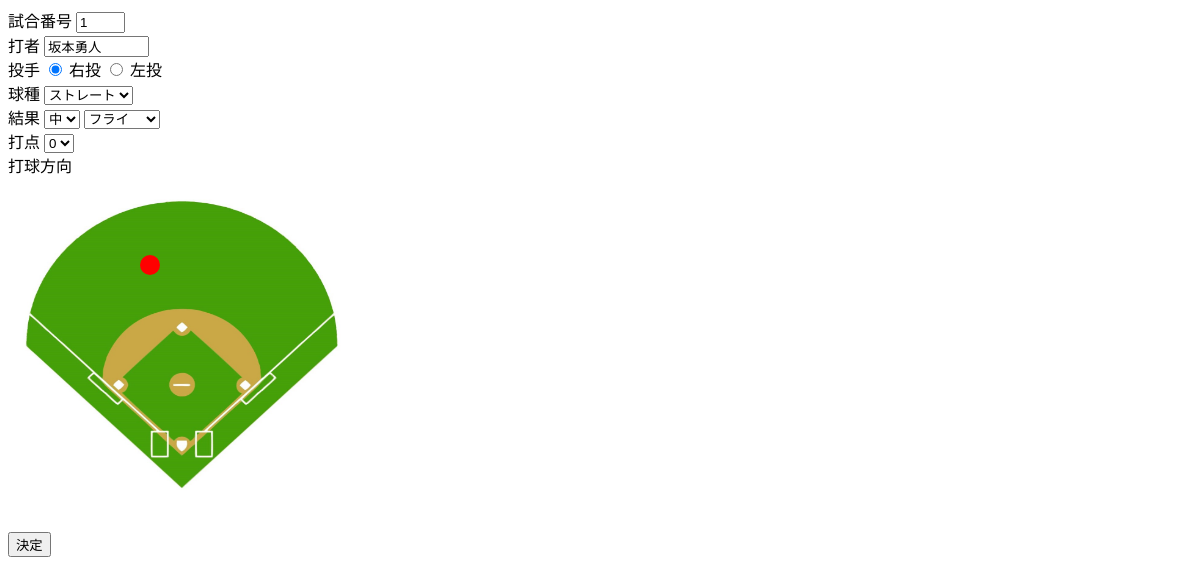
The app's page /3/update (signed in) with its own data.
### app.py (models this page shows)
class Bat(db.Model):
    __tablename__ = 'bat'
    id = db.Column(db.Integer, primary_key=True)
    user_id = db.Column(db.Integer, db.ForeignKey('user.id'), nullable=False)
    matchnumber=db.Column(db.String(10))
    BatterName = db.Column(db.String(10))
    hand = db.Column(db.String(3))
    PitchType = db.Column(db.String(10))
    place = db.Column(db.String(10))
    Result = db.Column(db.String(10))
    course = db.Column(db.String(1))
    x = db.Column(db.String(10))
    y = db.Column(db.String(10))
    RBI = db.Column(db.String(1))

### app.py (the view, shortened to what this page needs)
@app.route('/<int:id>/update', methods=['GET', 'POST'])
@login_required
def update(id):
    bat = Bat.query.get(id)
    if request.method == "GET":
        return render_template("update.html", bat=bat)

### app.py (called while the page is built)
@login_manager.user_loader
def load_user(user_id):
    return User.query.get(int(user_id))

### templates/update.html (shortened to what this page needs)
<!DOCTYPE html>
<html lang="ja">
<head>
    <link rel="stylesheet" href="{{url_for('static', filename='css/style.css')}}">
</head>
<body>
<form method="POST">
    <label for="matchnumber">試合番号</label>
    <input type="text" name="matchnumber" id="matchnumber" size="3" value="{{bat.matchnumber}}"><br>
    <label for="playerName">打者</label>
    <input type="text" id="playerName" name="BatterName" size="10" value="{{bat.BatterName}}" required><br>
    投手
    <label><input type="radio" name="hand" value="右投"{% if bat.hand == "右投" %}checked{% endif %}> 右投</label>
    <label><input type="radio" name="hand" value="左投"{% if bat.hand == "左投" %}checked{% endif %}> 左投</label><br>
    球種
    <select id="type-filter" name="PitchType">
        <option value="ストレート"{% if bat.PitchType == "ストレート" %}selected{% endif %}>ストレート</option>
    </select><br>
    結果
    <select name="place">
        <option value="中"{% if bat.place == "中" %} selected{% endif %}>中</option>
    </select>
    <select name="Result" required>
        <option value="飛"{% if bat.Result == "飛" %} selected{% endif %}>フライ</option>
    </select><br>
    打点
        <select name="RBI">
            <option value="0"{% if bat.RBI == 0 %} selected{% endif %}>0</option>
        </select><br>
    打球方向<br>
    <div id="image-container">
        <img src="{{url_for('static', filename='images/ground.jpg')}}" alt="野球グラウンド" width="350" height="335">
        <div id="marker" class="marker"></div>
    </div>
    <input type="hidden" id="y" name="y" value="{{ bat.y }}"><br>
    <p>
    <button class="BattingResult" type="submit">決定</button>
    </p>
</form>
</body>
</html>

### static/css/style.css (style rules this page uses)
#image-container { position: relative; display: inline-block; }
.marker { position: absolute; width: 20px; height: 20px; background-color: red; border-radius: 50%; transform: translate(-50%, -50%); cursor: pointer; }
#marker { position: absolute; width: 20px; height: 20px; background-color: red; border-radius: 50%; transform: translate(-50%, -50%); }

### records on screen
Bat: matchnumber "1", BatterName "坂本勇人", hand "☑ 右投", hand "☐ 左投", PitchType "ストレート", place "中", Result "フライ"
